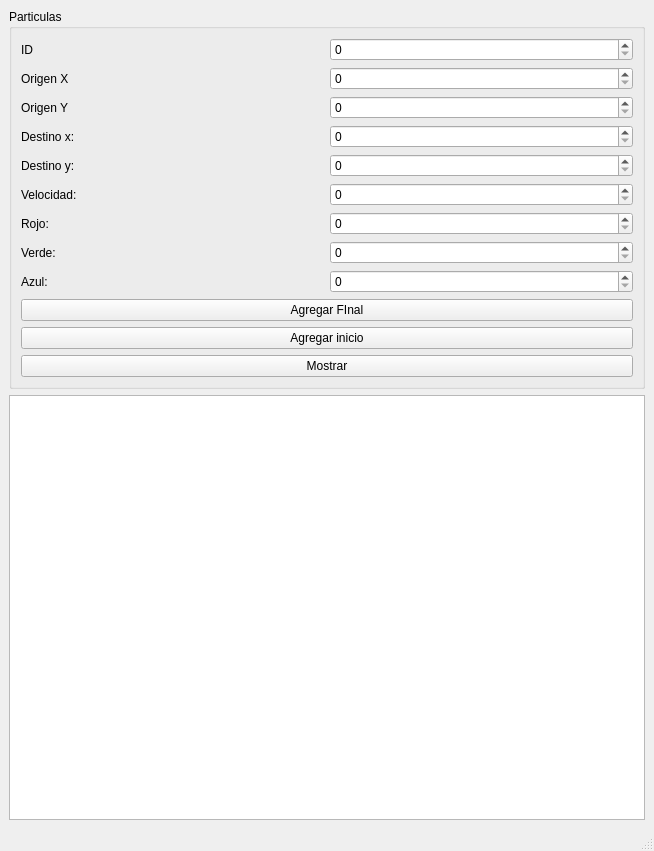
<?xml version="1.0" encoding="UTF-8"?>
<ui version="4.0">
 <class>MainWindow</class>
 <widget class="QMainWindow" name="MainWindow">
  <property name="geometry">
   <rect>
    <x>0</x>
    <y>0</y>
    <width>654</width>
    <height>851</height>
   </rect>
  </property>
  <property name="windowTitle">
   <string>MainWindow</string>
  </property>
  <property name="layoutDirection">
   <enum>Qt::LeftToRight</enum>
  </property>
  <widget class="QWidget" name="centralwidget">
   <layout class="QGridLayout" name="gridLayout_2">
    <item row="0" column="0">
     <widget class="QGroupBox" name="groupBox">
      <property name="title">
       <string>Particulas</string>
      </property>
      <layout class="QGridLayout" name="gridLayout">
       <item row="7" column="0">
        <widget class="QLabel" name="label_7">
         <property name="text">
          <string>Origen Y</string>
         </property>
        </widget>
       </item>
       <item row="17" column="0" colspan="2">
        <widget class="QPushButton" name="Agre_Final_buttom">
         <property name="text">
          <string>Agregar FInal</string>
         </property>
        </widget>
       </item>
       <item row="6" column="0">
        <widget class="QLabel" name="label_8">
         <property name="text">
          <string>Origen X</string>
         </property>
        </widget>
       </item>
       <item row="11" column="1">
        <widget class="QSpinBox" name="Red_spinBox"/>
       </item>
       <item row="10" column="1">
        <widget class="QSpinBox" name="Velocidad_spinBox"/>
       </item>
       <item row="19" column="0" colspan="2">
        <widget class="QPushButton" name="Mostrar_buttom">
         <property name="text">
          <string>Mostrar</string>
         </property>
        </widget>
       </item>
       <item row="8" column="0">
        <widget class="QLabel" name="label">
         <property name="text">
          <string>Destino x: </string>
         </property>
        </widget>
       </item>
       <item row="9" column="1">
        <widget class="QSpinBox" name="DestinoY_spinBox"/>
       </item>
       <item row="18" column="0" colspan="2">
        <widget class="QPushButton" name="Agre_Inicio_Buttom">
         <property name="text">
          <string>Agregar inicio</string>
         </property>
        </widget>
       </item>
       <item row="12" column="0">
        <widget class="QLabel" name="label_5">
         <property name="text">
          <string>Verde:</string>
         </property>
        </widget>
       </item>
       <item row="10" column="0">
        <widget class="QLabel" name="label_3">
         <property name="text">
          <string>Velocidad:</string>
         </property>
        </widget>
       </item>
       <item row="2" column="0">
        <widget class="QLabel" name="label_9">
         <property name="text">
          <string>ID</string>
         </property>
        </widget>
       </item>
       <item row="13" column="0">
        <widget class="QLabel" name="label_6">
         <property name="text">
          <string>Azul:</string>
         </property>
        </widget>
       </item>
       <item row="13" column="1">
        <widget class="QSpinBox" name="Blue_spinBox"/>
       </item>
       <item row="7" column="1">
        <widget class="QSpinBox" name="OrigenY_spinBox"/>
       </item>
       <item row="11" column="0">
        <widget class="QLabel" name="label_4">
         <property name="text">
          <string>Rojo:</string>
         </property>
        </widget>
       </item>
       <item row="9" column="0">
        <widget class="QLabel" name="label_2">
         <property name="text">
          <string>Destino y:</string>
         </property>
        </widget>
       </item>
       <item row="12" column="1">
        <widget class="QSpinBox" name="Green_spinBox"/>
       </item>
       <item row="8" column="1">
        <widget class="QSpinBox" name="DestinoX_spinBox"/>
       </item>
       <item row="6" column="1">
        <widget class="QSpinBox" name="OrigenX_spinBox"/>
       </item>
       <item row="2" column="1">
        <widget class="QSpinBox" name="Id_spinBox">
         <property name="cursor">
          <cursorShape>IBeamCursor</cursorShape>
         </property>
         <property name="layoutDirection">
          <enum>Qt::LeftToRight</enum>
         </property>
        </widget>
       </item>
      </layout>
     </widget>
    </item>
    <item row="1" column="0">
     <widget class="QPlainTextEdit" name="salida"/>
    </item>
   </layout>
  </widget>
  <widget class="QMenuBar" name="menubar">
   <property name="geometry">
    <rect>
     <x>0</x>
     <y>0</y>
     <width>654</width>
     <height>22</height>
    </rect>
   </property>
  </widget>
  <widget class="QStatusBar" name="statusbar"/>
 </widget>
 <resources/>
 <connections/>
</ui>
